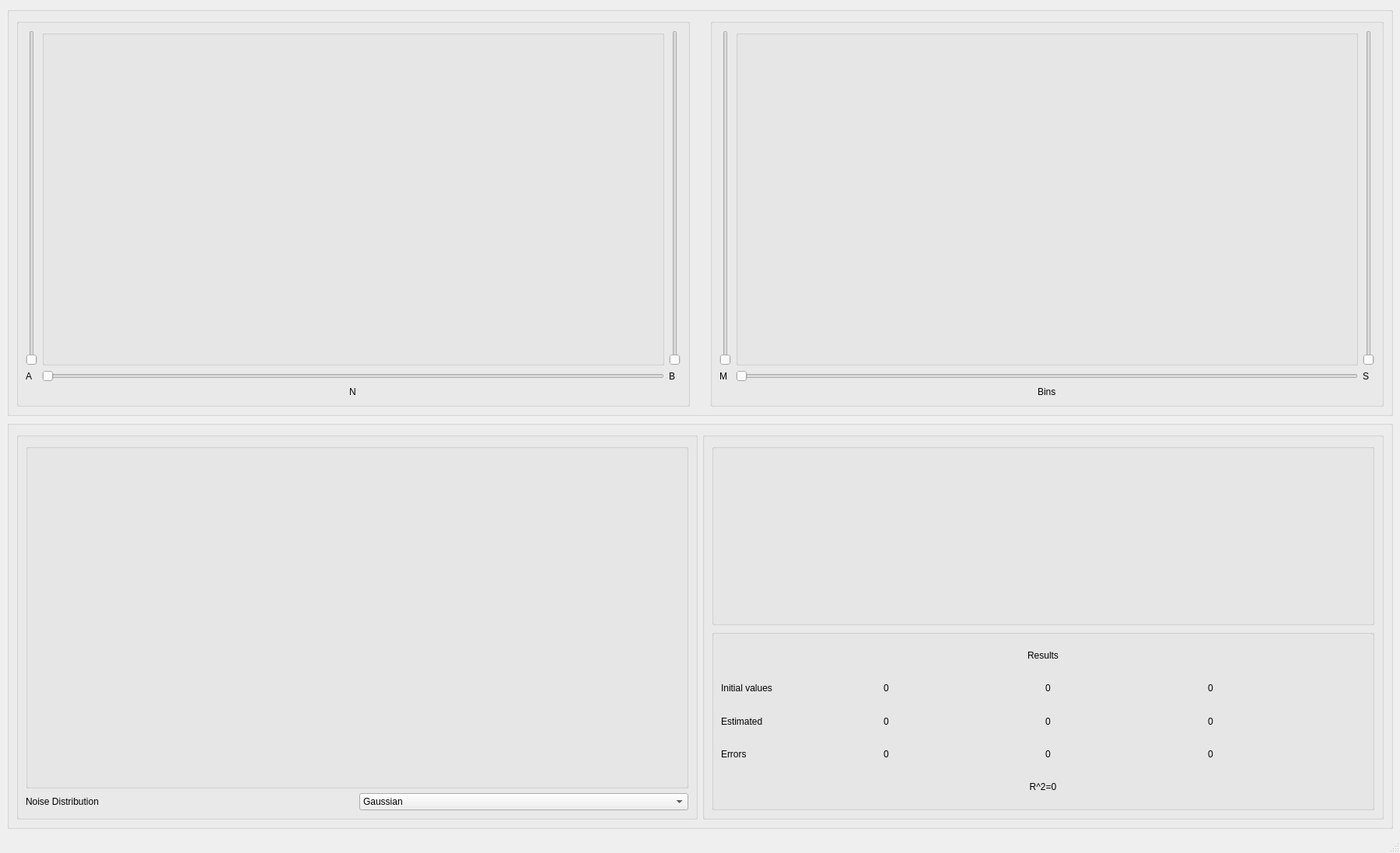
<?xml version="1.0" encoding="UTF-8"?>
<ui version="4.0">
 <class>MainWindow</class>
 <widget class="QMainWindow" name="MainWindow">
  <property name="geometry">
   <rect>
    <x>0</x>
    <y>0</y>
    <width>1800</width>
    <height>1097</height>
   </rect>
  </property>
  <property name="windowTitle">
   <string>MainWindow</string>
  </property>
  <widget class="QWidget" name="centralwidget">
   <property name="sizePolicy">
    <sizepolicy hsizetype="Expanding" vsizetype="Expanding">
     <horstretch>0</horstretch>
     <verstretch>0</verstretch>
    </sizepolicy>
   </property>
   <layout class="QVBoxLayout" name="verticalLayout_3" stretch="1,1">
    <property name="sizeConstraint">
     <enum>QLayout::SetNoConstraint</enum>
    </property>
    <item>
     <widget class="QGroupBox" name="groupBox_2">
      <property name="sizePolicy">
       <sizepolicy hsizetype="Expanding" vsizetype="Expanding">
        <horstretch>0</horstretch>
        <verstretch>0</verstretch>
       </sizepolicy>
      </property>
      <property name="title">
       <string/>
      </property>
      <layout class="QGridLayout" name="gridLayout">
       <property name="sizeConstraint">
        <enum>QLayout::SetNoConstraint</enum>
       </property>
       <item row="0" column="0">
        <layout class="QHBoxLayout" name="horizontalLayout">
         <item>
          <widget class="QGroupBox" name="signalPlotGroup">
           <property name="title">
            <string/>
           </property>
           <layout class="QGridLayout" name="gridLayout_3">
            <item row="0" column="0">
             <widget class="QSlider" name="aSlider">
              <property name="minimum">
               <number>1</number>
              </property>
              <property name="maximum">
               <number>100</number>
              </property>
              <property name="orientation">
               <enum>Qt::Vertical</enum>
              </property>
             </widget>
            </item>
            <item row="1" column="2">
             <widget class="QLabel" name="label_3">
              <property name="text">
               <string>B</string>
              </property>
             </widget>
            </item>
            <item row="1" column="1">
             <widget class="QSlider" name="nSlider">
              <property name="minimum">
               <number>5</number>
              </property>
              <property name="maximum">
               <number>200</number>
              </property>
              <property name="orientation">
               <enum>Qt::Horizontal</enum>
              </property>
             </widget>
            </item>
            <item row="0" column="2">
             <widget class="QSlider" name="bSlider">
              <property name="orientation">
               <enum>Qt::Vertical</enum>
              </property>
             </widget>
            </item>
            <item row="1" column="0">
             <widget class="QLabel" name="label_2">
              <property name="text">
               <string>A</string>
              </property>
             </widget>
            </item>
            <item row="0" column="1">
             <widget class="QGroupBox" name="init_signal_group_box">
              <property name="title">
               <string/>
              </property>
              <widget class="QWidget" name="verticalLayoutWidget">
               <property name="geometry">
                <rect>
                 <x>-1</x>
                 <y>-1</y>
                 <width>781</width>
                 <height>391</height>
                </rect>
               </property>
               <layout class="QVBoxLayout" name="init_signal_vlayout"/>
              </widget>
             </widget>
            </item>
            <item row="2" column="1" alignment="Qt::AlignHCenter">
             <widget class="QLabel" name="label_4">
              <property name="text">
               <string>N</string>
              </property>
             </widget>
            </item>
           </layout>
          </widget>
         </item>
         <item>
          <spacer name="verticalSpacer">
           <property name="orientation">
            <enum>Qt::Vertical</enum>
           </property>
           <property name="sizeHint" stdset="0">
            <size>
             <width>20</width>
             <height>40</height>
            </size>
           </property>
          </spacer>
         </item>
         <item>
          <widget class="QGroupBox" name="noisySignalPlotGroup">
           <property name="title">
            <string/>
           </property>
           <layout class="QGridLayout" name="gridLayout_5">
            <item row="0" column="2">
             <widget class="QSlider" name="sigmaSlider">
              <property name="minimum">
               <number>1</number>
              </property>
              <property name="maximum">
               <number>50</number>
              </property>
              <property name="orientation">
               <enum>Qt::Vertical</enum>
              </property>
             </widget>
            </item>
            <item row="2" column="1" alignment="Qt::AlignHCenter">
             <widget class="QLabel" name="label_7">
              <property name="text">
               <string>Bins</string>
              </property>
             </widget>
            </item>
            <item row="0" column="0">
             <widget class="QSlider" name="meanSlider">
              <property name="minimum">
               <number>1</number>
              </property>
              <property name="maximum">
               <number>40</number>
              </property>
              <property name="orientation">
               <enum>Qt::Vertical</enum>
              </property>
             </widget>
            </item>
            <item row="0" column="1">
             <widget class="QGroupBox" name="noisy_signal_group_box">
              <property name="title">
               <string/>
              </property>
              <widget class="QWidget" name="verticalLayoutWidget_2">
               <property name="geometry">
                <rect>
                 <x>-1</x>
                 <y>-1</y>
                 <width>781</width>
                 <height>391</height>
                </rect>
               </property>
               <layout class="QVBoxLayout" name="noisy_signal_vlayout"/>
              </widget>
             </widget>
            </item>
            <item row="1" column="2">
             <widget class="QLabel" name="label_6">
              <property name="text">
               <string>S</string>
              </property>
             </widget>
            </item>
            <item row="1" column="0">
             <widget class="QLabel" name="label_5">
              <property name="text">
               <string>M</string>
              </property>
             </widget>
            </item>
            <item row="1" column="1">
             <widget class="QSlider" name="binsSlider">
              <property name="minimum">
               <number>2</number>
              </property>
              <property name="maximum">
               <number>15</number>
              </property>
              <property name="orientation">
               <enum>Qt::Horizontal</enum>
              </property>
             </widget>
            </item>
           </layout>
          </widget>
         </item>
        </layout>
       </item>
      </layout>
     </widget>
    </item>
    <item>
     <widget class="QGroupBox" name="groupBox">
      <property name="sizePolicy">
       <sizepolicy hsizetype="Expanding" vsizetype="Expanding">
        <horstretch>0</horstretch>
        <verstretch>0</verstretch>
       </sizepolicy>
      </property>
      <property name="title">
       <string/>
      </property>
      <layout class="QGridLayout" name="gridLayout_2">
       <property name="sizeConstraint">
        <enum>QLayout::SetNoConstraint</enum>
       </property>
       <item row="0" column="0">
        <layout class="QGridLayout" name="gridLayout_10">
         <item row="0" column="0">
          <widget class="QGroupBox" name="noiseGroup">
           <property name="title">
            <string/>
           </property>
           <layout class="QGridLayout" name="gridLayout_6">
            <item row="1" column="1">
             <widget class="QComboBox" name="noiseType">
              <item>
               <property name="text">
                <string>Gaussian</string>
               </property>
              </item>
              <item>
               <property name="text">
                <string>Uniform</string>
               </property>
              </item>
             </widget>
            </item>
            <item row="1" column="0">
             <widget class="QLabel" name="label">
              <property name="text">
               <string>Noise Distribution</string>
              </property>
             </widget>
            </item>
            <item row="0" column="0" colspan="2">
             <layout class="QVBoxLayout" name="verticalLayout_7">
              <item>
               <widget class="QGroupBox" name="noise_dist_group_box">
                <property name="title">
                 <string/>
                </property>
                <widget class="QWidget" name="verticalLayoutWidget_3">
                 <property name="geometry">
                  <rect>
                   <x>-1</x>
                   <y>-1</y>
                   <width>841</width>
                   <height>421</height>
                  </rect>
                 </property>
                 <layout class="QVBoxLayout" name="noise_distribution_vlayout"/>
                </widget>
               </widget>
              </item>
             </layout>
            </item>
           </layout>
          </widget>
         </item>
         <item row="0" column="1">
          <widget class="QGroupBox" name="groupBox_5">
           <property name="title">
            <string/>
           </property>
           <layout class="QGridLayout" name="gridLayout_7">
            <item row="1" column="0">
             <layout class="QVBoxLayout" name="verticalLayout_4">
              <item>
               <widget class="QGroupBox" name="resultsCalculationBox">
                <property name="title">
                 <string/>
                </property>
                <layout class="QGridLayout" name="gridLayout_8">
                 <item row="5" column="0">
                  <layout class="QHBoxLayout" name="horizontalLayout_4">
                   <item>
                    <widget class="QLabel" name="errorsLabel">
                     <property name="text">
                      <string>Errors</string>
                     </property>
                    </widget>
                   </item>
                   <item>
                    <widget class="QLabel" name="errorALabel">
                     <property name="text">
                      <string>0</string>
                     </property>
                    </widget>
                   </item>
                   <item>
                    <widget class="QLabel" name="errorBLabel">
                     <property name="text">
                      <string>0</string>
                     </property>
                    </widget>
                   </item>
                   <item>
                    <widget class="QLabel" name="errorSigmaLabel">
                     <property name="text">
                      <string>0</string>
                     </property>
                    </widget>
                   </item>
                  </layout>
                 </item>
                 <item row="6" column="0">
                  <widget class="QLabel" name="RLabel">
                   <property name="minimumSize">
                    <size>
                     <width>450</width>
                     <height>0</height>
                    </size>
                   </property>
                   <property name="text">
                    <string>R^2=0</string>
                   </property>
                   <property name="alignment">
                    <set>Qt::AlignCenter</set>
                   </property>
                  </widget>
                 </item>
                 <item row="0" column="0" alignment="Qt::AlignHCenter">
                  <widget class="QLabel" name="label_10">
                   <property name="text">
                    <string>Results</string>
                   </property>
                  </widget>
                 </item>
                 <item row="1" column="0">
                  <layout class="QHBoxLayout" name="horizontalLayout_5">
                   <item>
                    <widget class="QLabel" name="initialValuesLabel">
                     <property name="text">
                      <string>Initial values</string>
                     </property>
                    </widget>
                   </item>
                   <item>
                    <widget class="QLabel" name="initialALabel">
                     <property name="text">
                      <string>0</string>
                     </property>
                    </widget>
                   </item>
                   <item>
                    <widget class="QLabel" name="initialBLabel">
                     <property name="text">
                      <string>0</string>
                     </property>
                    </widget>
                   </item>
                   <item>
                    <widget class="QLabel" name="initialSigmaLabel">
                     <property name="text">
                      <string>0</string>
                     </property>
                    </widget>
                   </item>
                  </layout>
                 </item>
                 <item row="4" column="0">
                  <layout class="QHBoxLayout" name="horizontalLayout_3">
                   <item>
                    <widget class="QLabel" name="estimatedLabel">
                     <property name="text">
                      <string>Estimated</string>
                     </property>
                    </widget>
                   </item>
                   <item>
                    <widget class="QLabel" name="estimatedALabel">
                     <property name="text">
                      <string>0</string>
                     </property>
                    </widget>
                   </item>
                   <item>
                    <widget class="QLabel" name="estimatedBLabel">
                     <property name="text">
                      <string>0</string>
                     </property>
                    </widget>
                   </item>
                   <item>
                    <widget class="QLabel" name="estimatedSigmaLabel">
                     <property name="text">
                      <string>0</string>
                     </property>
                    </widget>
                   </item>
                  </layout>
                 </item>
                </layout>
               </widget>
              </item>
             </layout>
            </item>
            <item row="0" column="0">
             <layout class="QVBoxLayout" name="verticalLayout_2">
              <item>
               <widget class="QGroupBox" name="groupBox_11">
                <property name="title">
                 <string/>
                </property>
                <layout class="QGridLayout" name="gridLayout_9">
                 <item row="0" column="0">
                  <layout class="QVBoxLayout" name="noisePlotVLayout">
                   <item>
                    <layout class="QVBoxLayout" name="noise_vlayout"/>
                   </item>
                  </layout>
                 </item>
                </layout>
               </widget>
              </item>
             </layout>
            </item>
           </layout>
          </widget>
         </item>
        </layout>
       </item>
      </layout>
     </widget>
    </item>
   </layout>
  </widget>
  <widget class="QStatusBar" name="statusbar"/>
 </widget>
 <resources/>
 <connections/>
</ui>
